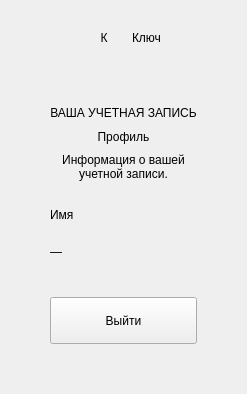
       <widget class="QWidget" name="profileDetailsPage">
        <layout class="QVBoxLayout" name="profileDialogLayout">
         <property name="spacing">
          <number>20</number>
         </property>
         <property name="leftMargin">
          <number>20</number>
         </property>
         <property name="topMargin">
          <number>20</number>
         </property>
         <property name="rightMargin">
          <number>20</number>
         </property>
         <property name="bottomMargin">
          <number>20</number>
         </property>
         <item>
          <layout class="QHBoxLayout" name="profileBrandLayout">
           <property name="spacing">
            <number>10</number>
           </property>
           <property name="leftMargin">
            <number>0</number>
           </property>
           <property name="topMargin">
            <number>0</number>
           </property>
           <property name="rightMargin">
            <number>0</number>
           </property>
           <property name="bottomMargin">
            <number>0</number>
           </property>
           <item>
            <spacer name="profileBrandLeftSpacer">
             <property name="orientation">
              <enum>Qt::Horizontal</enum>
             </property>
             <property name="sizeType">
              <enum>QSizePolicy::Expanding</enum>
             </property>
             <property name="sizeHint" stdset="0">
              <size>
               <width>0</width>
               <height>0</height>
              </size>
             </property>
            </spacer>
           </item>
           <item>
            <widget class="QLabel" name="profileBrandMark">
             <property name="minimumSize">
              <size>
               <width>36</width>
               <height>36</height>
              </size>
             </property>
             <property name="maximumSize">
              <size>
               <width>36</width>
               <height>36</height>
              </size>
             </property>
             <property name="text">
              <string>К</string>
             </property>
             <property name="alignment">
              <set>Qt::AlignCenter</set>
             </property>
            </widget>
           </item>
           <item>
            <widget class="QLabel" name="profileBrandName">
             <property name="text">
              <string>Ключ</string>
             </property>
            </widget>
           </item>
           <item>
            <spacer name="profileBrandRightSpacer">
             <property name="orientation">
              <enum>Qt::Horizontal</enum>
             </property>
             <property name="sizeType">
              <enum>QSizePolicy::Expanding</enum>
             </property>
             <property name="sizeHint" stdset="0">
              <size>
               <width>0</width>
               <height>0</height>
              </size>
             </property>
            </spacer>
           </item>
          </layout>
         </item>
         <item>
          <widget class="QFrame" name="profileCard">
           <property name="sizePolicy">
            <sizepolicy hsizetype="Preferred" vsizetype="Preferred">
             <horstretch>0</horstretch>
             <verstretch>0</verstretch>
            </sizepolicy>
           </property>
           <property name="frameShape">
            <enum>QFrame::NoFrame</enum>
           </property>
           <layout class="QVBoxLayout" name="profileCardLayout">
            <property name="spacing">
             <number>0</number>
            </property>
            <property name="leftMargin">
             <number>30</number>
            </property>
            <property name="topMargin">
             <number>30</number>
            </property>
            <property name="rightMargin">
             <number>30</number>
            </property>
            <property name="bottomMargin">
             <number>30</number>
            </property>
            <item>
             <widget class="QLabel" name="profileEyebrow">
              <property name="text">
               <string>ВАША УЧЕТНАЯ ЗАПИСЬ</string>
              </property>
              <property name="alignment">
               <set>Qt::AlignCenter</set>
              </property>
             </widget>
            </item>
            <item>
             <spacer name="profileEyebrowGap">
              <property name="orientation">
               <enum>Qt::Vertical</enum>
              </property>
              <property name="sizeType">
               <enum>QSizePolicy::Fixed</enum>
              </property>
              <property name="sizeHint" stdset="0">
               <size>
                <width>0</width>
                <height>10</height>
               </size>
              </property>
             </spacer>
            </item>
            <item>
             <widget class="QLabel" name="profileTitle">
              <property name="text">
               <string>Профиль</string>
              </property>
              <property name="alignment">
               <set>Qt::AlignCenter</set>
              </property>
             </widget>
            </item>
            <item>
             <spacer name="profileTitleGap">
              <property name="orientation">
               <enum>Qt::Vertical</enum>
              </property>
              <property name="sizeType">
               <enum>QSizePolicy::Fixed</enum>
              </property>
              <property name="sizeHint" stdset="0">
               <size>
                <width>0</width>
                <height>9</height>
               </size>
              </property>
             </spacer>
            </item>
            <item>
             <widget class="QLabel" name="profileSubtitle">
              <property name="text">
               <string>Информация о вашей учетной записи.</string>
              </property>
              <property name="alignment">
               <set>Qt::AlignCenter</set>
              </property>
              <property name="wordWrap">
               <bool>true</bool>
              </property>
             </widget>
            </item>
            <item>
             <spacer name="profileHeaderGap">
              <property name="orientation">
               <enum>Qt::Vertical</enum>
              </property>
              <property name="sizeType">
               <enum>QSizePolicy::Fixed</enum>
              </property>
              <property name="sizeHint" stdset="0">
               <size>
                <width>0</width>
                <height>27</height>
               </size>
              </property>
             </spacer>
            </item>
            <item>
             <layout class="QVBoxLayout" name="profileNameFieldLayout">
              <property name="spacing">
               <number>7</number>
              </property>
              <property name="leftMargin">
               <number>0</number>
              </property>
              <property name="topMargin">
               <number>0</number>
              </property>
              <property name="rightMargin">
               <number>0</number>
              </property>
              <property name="bottomMargin">
               <number>0</number>
              </property>
              <item>
               <widget class="QLabel" name="profileNameLabel">
                <property name="text">
                 <string>Имя</string>
                </property>
               </widget>
              </item>
              <item>
               <widget class="QLabel" name="profileNameValueLabel">
                <property name="minimumSize">
                 <size>
                  <width>0</width>
                  <height>46</height>
                 </size>
                </property>
                <property name="accessibleName">
                 <string>Имя пользователя</string>
                </property>
                <property name="text">
                 <string>—</string>
                </property>
                <property name="textFormat">
                 <enum>Qt::PlainText</enum>
                </property>
                <property name="textInteractionFlags">
                 <set>Qt::TextSelectableByMouse</set>
                </property>
                <property name="wordWrap">
                 <bool>true</bool>
                </property>
               </widget>
              </item>
             </layout>
            </item>
            <item>
             <spacer name="profileButtonGap">
              <property name="orientation">
               <enum>Qt::Vertical</enum>
              </property>
              <property name="sizeType">
               <enum>QSizePolicy::Fixed</enum>
              </property>
              <property name="sizeHint" stdset="0">
               <size>
                <width>0</width>
                <height>22</height>
               </size>
              </property>
             </spacer>
            </item>
            <item>
             <widget class="QPushButton" name="logoutButton">
              <property name="minimumSize">
               <size>
                <width>0</width>
                <height>47</height>
               </size>
              </property>
              <property name="maximumSize">
               <size>
                <width>16777215</width>
                <height>47</height>
               </size>
              </property>
              <property name="cursor">
               <cursorShape>PointingHandCursor</cursorShape>
              </property>
              <property name="text">
               <string>Выйти</string>
              </property>
              <property name="accessibleName">
               <string>Выйти из аккаунта</string>
              </property>
             </widget>
            </item>
           </layout>
          </widget>
         </item>
        </layout>
       </widget>
